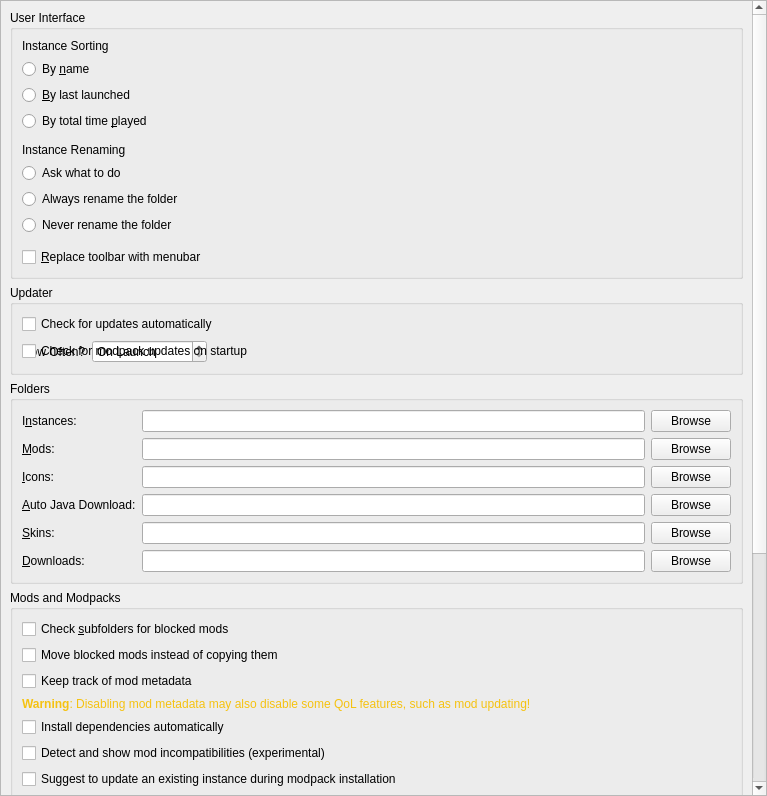
<?xml version="1.0" encoding="UTF-8"?>
<ui version="4.0">
 <class>LauncherPage</class>
 <widget class="QWidget" name="LauncherPage">
  <property name="geometry">
   <rect>
    <x>0</x>
    <y>0</y>
    <width>767</width>
    <height>796</height>
   </rect>
  </property>
  <property name="sizePolicy">
   <sizepolicy hsizetype="MinimumExpanding" vsizetype="MinimumExpanding">
    <horstretch>0</horstretch>
    <verstretch>0</verstretch>
   </sizepolicy>
  </property>
  <layout class="QVBoxLayout" name="verticalLayout">
   <property name="leftMargin">
    <number>0</number>
   </property>
   <property name="topMargin">
    <number>0</number>
   </property>
   <property name="rightMargin">
    <number>0</number>
   </property>
   <property name="bottomMargin">
    <number>0</number>
   </property>
   <item>
    <widget class="QScrollArea" name="scrollArea">
     <property name="horizontalScrollBarPolicy">
      <enum>Qt::ScrollBarPolicy::ScrollBarAsNeeded</enum>
     </property>
     <property name="widgetResizable">
      <bool>true</bool>
     </property>
     <widget class="QWidget" name="scrollAreaWidgetContents">
      <property name="geometry">
       <rect>
        <x>0</x>
        <y>-149</y>
        <width>746</width>
        <height>1222</height>
       </rect>
      </property>
      <layout class="QVBoxLayout" name="verticalLayout_8">
       <item>
        <widget class="QGroupBox" name="userInterfaceBox">
         <property name="enabled">
          <bool>true</bool>
         </property>
         <property name="title">
          <string>User Interface</string>
         </property>
         <layout class="QVBoxLayout" name="verticalLayout_2">
          <item>
           <widget class="QLabel" name="instanceSortingLabel">
            <property name="text">
             <string>Instance Sorting</string>
            </property>
           </widget>
          </item>
          <item>
           <widget class="QRadioButton" name="sortByNameBtn">
            <property name="text">
             <string>By &amp;name</string>
            </property>
            <attribute name="buttonGroup">
             <string notr="true">sortingModeGroup</string>
            </attribute>
           </widget>
          </item>
          <item>
           <widget class="QRadioButton" name="sortLastLaunchedBtn">
            <property name="text">
             <string>&amp;By last launched</string>
            </property>
            <attribute name="buttonGroup">
             <string notr="true">sortingModeGroup</string>
            </attribute>
           </widget>
          </item>
          <item>
           <widget class="QRadioButton" name="sortByPlaytimeBtn">
            <property name="text">
             <string>By total time &amp;played</string>
            </property>
            <attribute name="buttonGroup">
             <string notr="true">sortingModeGroup</string>
            </attribute>
           </widget>
          </item>
          <item>
           <spacer name="verticalSpacer">
            <property name="orientation">
             <enum>Qt::Orientation::Vertical</enum>
            </property>
            <property name="sizeType">
             <enum>QSizePolicy::Policy::Fixed</enum>
            </property>
            <property name="sizeHint" stdset="0">
             <size>
              <width>0</width>
              <height>6</height>
             </size>
            </property>
           </spacer>
          </item>
          <item>
           <widget class="QLabel" name="renamingBehaviorLabel">
            <property name="text">
             <string>Instance Renaming</string>
            </property>
           </widget>
          </item>
          <item>
           <widget class="QRadioButton" name="askToRenameDirBtn">
            <property name="text">
             <string>Ask what to do</string>
            </property>
            <attribute name="buttonGroup">
             <string notr="true">renamingBehaviorGroup</string>
            </attribute>
           </widget>
          </item>
          <item>
           <widget class="QRadioButton" name="alwaysRenameDirBtn">
            <property name="text">
             <string>Always rename the folder</string>
            </property>
            <attribute name="buttonGroup">
             <string notr="true">renamingBehaviorGroup</string>
            </attribute>
           </widget>
          </item>
          <item>
           <widget class="QRadioButton" name="neverRenameDirBtn">
            <property name="text">
             <string>Never rename the folder</string>
            </property>
            <attribute name="buttonGroup">
             <string notr="true">renamingBehaviorGroup</string>
            </attribute>
           </widget>
          </item>
          <item>
           <spacer name="verticalSpacer_2">
            <property name="orientation">
             <enum>Qt::Orientation::Vertical</enum>
            </property>
            <property name="sizeType">
             <enum>QSizePolicy::Policy::Fixed</enum>
            </property>
            <property name="sizeHint" stdset="0">
             <size>
              <width>0</width>
              <height>6</height>
             </size>
            </property>
           </spacer>
          </item>
          <item>
           <widget class="QCheckBox" name="preferMenuBarCheckBox">
            <property name="toolTip">
             <string>The menubar is more friendly for keyboard-driven interaction.</string>
            </property>
            <property name="text">
             <string>&amp;Replace toolbar with menubar</string>
            </property>
           </widget>
          </item>
         </layout>
        </widget>
       </item>
       <item>
        <widget class="QGroupBox" name="updateSettingsBox">
         <property name="title">
          <string>Updater</string>
         </property>
         <layout class="QGridLayout" name="gridLayout_2">
          <item row="1" column="0">
           <layout class="QHBoxLayout" name="horizontalLayout_2">
            <item>
             <widget class="QLabel" name="updateIntervalLabel">
              <property name="text">
               <string>How Often?</string>
              </property>
             </widget>
            </item>
            <item>
             <widget class="QSpinBox" name="updateIntervalSpinBox">
              <property name="sizePolicy">
               <sizepolicy hsizetype="Maximum" vsizetype="Fixed">
                <horstretch>0</horstretch>
                <verstretch>0</verstretch>
               </sizepolicy>
              </property>
              <property name="toolTip">
               <string>Set to 0 to only check on launch</string>
              </property>
              <property name="specialValueText">
               <string>On Launch</string>
              </property>
              <property name="suffix">
               <string> hours</string>
              </property>
              <property name="prefix">
               <string>Every </string>
              </property>
              <property name="minimum">
               <number>0</number>
              </property>
              <property name="maximum">
               <number>168</number>
              </property>
             </widget>
            </item>
            <item>
             <spacer name="horizontalSpacer">
              <property name="orientation">
               <enum>Qt::Orientation::Horizontal</enum>
              </property>
              <property name="sizeHint" stdset="0">
               <size>
                <width>0</width>
                <height>0</height>
               </size>
              </property>
             </spacer>
            </item>
           </layout>
          </item>
          <item row="0" column="0" colspan="2">
           <widget class="QCheckBox" name="autoUpdateCheckBox">
            <property name="text">
             <string>Check for updates automatically</string>
            </property>
           </widget>
          </item>
          <item row="1" column="0" colspan="2">
           <widget class="QCheckBox" name="autoModpackUpdateCheckBox">
            <property name="text">
             <string>Check for modpack updates on startup</string>
            </property>
           </widget>
          </item>
         </layout>
        </widget>
       </item>
       <item>
        <widget class="QGroupBox" name="foldersBox">
         <property name="title">
          <string>Folders</string>
         </property>
         <layout class="QGridLayout" name="gridLayout">
          <item row="4" column="1">
           <widget class="QLineEdit" name="skinsDirTextBox"/>
          </item>
          <item row="4" column="2">
           <widget class="QPushButton" name="skinsDirBrowseBtn">
            <property name="text">
             <string>Browse</string>
            </property>
           </widget>
          </item>
          <item row="3" column="0">
           <widget class="QLabel" name="labelJavaDir">
            <property name="toolTip">
             <string>Folder where Prism Launcher stores automatically downloaded Java versions. Do NOT set this to your system Java installation.</string>
            </property>
            <property name="text">
             <string>&amp;Auto Java Download:</string>
            </property>
            <property name="buddy">
             <cstring>javaDirTextBox</cstring>
            </property>
           </widget>
          </item>
          <item row="2" column="2">
           <widget class="QPushButton" name="iconsDirBrowseBtn">
            <property name="text">
             <string>Browse</string>
            </property>
           </widget>
          </item>
          <item row="4" column="0">
           <widget class="QLabel" name="labelSkinsDir">
            <property name="text">
             <string>&amp;Skins:</string>
            </property>
            <property name="buddy">
             <cstring>skinsDirTextBox</cstring>
            </property>
           </widget>
          </item>
          <item row="1" column="0">
           <widget class="QLabel" name="labelModsDir">
            <property name="text">
             <string>&amp;Mods:</string>
            </property>
            <property name="buddy">
             <cstring>modsDirTextBox</cstring>
            </property>
           </widget>
          </item>
          <item row="3" column="2">
           <widget class="QPushButton" name="javaDirBrowseBtn">
            <property name="text">
             <string>Browse</string>
            </property>
           </widget>
          </item>
          <item row="5" column="0">
           <widget class="QLabel" name="labelDownloadsDir">
            <property name="text">
             <string>&amp;Downloads:</string>
            </property>
            <property name="buddy">
             <cstring>downloadsDirTextBox</cstring>
            </property>
           </widget>
          </item>
          <item row="5" column="1">
           <widget class="QLineEdit" name="downloadsDirTextBox"/>
          </item>
          <item row="1" column="1">
           <widget class="QLineEdit" name="modsDirTextBox"/>
          </item>
          <item row="0" column="0">
           <widget class="QLabel" name="labelInstDir">
            <property name="text">
             <string>I&amp;nstances:</string>
            </property>
            <property name="buddy">
             <cstring>instDirTextBox</cstring>
            </property>
           </widget>
          </item>
          <item row="0" column="2">
           <widget class="QPushButton" name="instDirBrowseBtn">
            <property name="text">
             <string>Browse</string>
            </property>
           </widget>
          </item>
          <item row="5" column="2">
           <widget class="QPushButton" name="downloadsDirBrowseBtn">
            <property name="text">
             <string>Browse</string>
            </property>
           </widget>
          </item>
          <item row="0" column="1">
           <widget class="QLineEdit" name="instDirTextBox"/>
          </item>
          <item row="1" column="2">
           <widget class="QPushButton" name="modsDirBrowseBtn">
            <property name="text">
             <string>Browse</string>
            </property>
           </widget>
          </item>
          <item row="3" column="1">
           <widget class="QLineEdit" name="javaDirTextBox"/>
          </item>
          <item row="2" column="1">
           <widget class="QLineEdit" name="iconsDirTextBox"/>
          </item>
          <item row="2" column="0">
           <widget class="QLabel" name="labelIconsDir">
            <property name="text">
             <string>&amp;Icons:</string>
            </property>
            <property name="buddy">
             <cstring>iconsDirTextBox</cstring>
            </property>
           </widget>
          </item>
         </layout>
        </widget>
       </item>
       <item>
        <widget class="QGroupBox" name="modsBox">
         <property name="title">
          <string>Mods and Modpacks</string>
         </property>
         <layout class="QVBoxLayout" name="verticalLayout_4">
          <item>
           <widget class="QCheckBox" name="downloadsDirWatchRecursiveCheckBox">
            <property name="toolTip">
             <string>When enabled, in addition to the downloads folder, its sub folders will also be searched when looking for resources (e.g. when looking for blocked mods on CurseForge).</string>
            </property>
            <property name="text">
             <string>Check &amp;subfolders for blocked mods</string>
            </property>
           </widget>
          </item>
          <item>
           <widget class="QCheckBox" name="downloadsDirMoveCheckBox">
            <property name="toolTip">
             <string>When enabled, it will move blocked resources instead of copying them.</string>
            </property>
            <property name="text">
             <string>Move blocked mods instead of copying them</string>
            </property>
           </widget>
          </item>
          <item>
           <widget class="QCheckBox" name="metadataEnableBtn">
            <property name="toolTip">
             <string>Store version information provided by mod providers (like Modrinth or CurseForge) for mods.</string>
            </property>
            <property name="text">
             <string>Keep track of mod metadata</string>
            </property>
           </widget>
          </item>
          <item>
           <widget class="QLabel" name="metadataWarningLabel">
            <property name="text">
             <string>&lt;html&gt;&lt;head/&gt;&lt;body&gt;&lt;p&gt;&lt;span style=&quot; font-weight:600; color:#f5c211;&quot;&gt;Warning&lt;/span&gt;&lt;span style=&quot; color:#f5c211;&quot;&gt;: Disabling mod metadata may also disable some QoL features, such as mod updating!&lt;/span&gt;&lt;/p&gt;&lt;/body&gt;&lt;/html&gt;</string>
            </property>
            <property name="wordWrap">
             <bool>true</bool>
            </property>
           </widget>
          </item>
          <item>
           <widget class="QCheckBox" name="dependenciesEnableBtn">
            <property name="toolTip">
             <string>Automatically detect, install, and update mod dependencies.</string>
            </property>
            <property name="text">
             <string>Install dependencies automatically</string>
            </property>
           </widget>
          </item>
          <item>
           <widget class="QCheckBox" name="showModIncompatCheckBox">
            <property name="toolTip">
             <string>Currently this just shows mods which are not marked as compatible with the current Minecraft version.</string>
            </property>
            <property name="text">
             <string>Detect and show mod incompatibilities (experimental)</string>
            </property>
           </widget>
          </item>
          <item>
           <widget class="QCheckBox" name="modpackUpdatePromptBtn">
            <property name="toolTip">
             <string>When creating a new modpack instance, suggest updating an existing instance instead.</string>
            </property>
            <property name="text">
             <string>Suggest to update an existing instance during modpack installation</string>
            </property>
           </widget>
          </item>
         </layout>
        </widget>
       </item>
       <item>
        <widget class="QGroupBox" name="instanceBox">
         <property name="title">
          <string>Instance Creation</string>
         </property>
         <layout class="QVBoxLayout" name="verticalLayout_3">
          <item>
           <widget class="QCheckBox" name="downloadGameFilesBtn">
            <property name="toolTip">
             <string>Downloads required game files while creating the instance. Disable this to skip the initial download and fetch files when the instance is launched instead.</string>
            </property>
            <property name="text">
             <string>Download game files during instance creation</string>
            </property>
           </widget>
          </item>
         </layout>
        </widget>
       </item>
       <item>
        <widget class="QGroupBox" name="groupBox_2">
         <property name="title">
          <string>Console</string>
         </property>
         <layout class="QFormLayout" name="formLayout">
          <property name="labelAlignment">
           <set>Qt::AlignmentFlag::AlignLeading|Qt::AlignmentFlag::AlignLeft|Qt::AlignmentFlag::AlignVCenter</set>
          </property>
          <item row="0" column="0">
           <widget class="QLabel" name="lineLimitLabel">
            <property name="sizePolicy">
             <sizepolicy hsizetype="Maximum" vsizetype="Preferred">
              <horstretch>0</horstretch>
              <verstretch>0</verstretch>
             </sizepolicy>
            </property>
            <property name="text">
             <string>Log History &amp;Limit:</string>
            </property>
            <property name="buddy">
             <cstring>lineLimitSpinBox</cstring>
            </property>
           </widget>
          </item>
          <item row="0" column="1">
           <widget class="QSpinBox" name="lineLimitSpinBox">
            <property name="sizePolicy">
             <sizepolicy hsizetype="Maximum" vsizetype="Fixed">
              <horstretch>0</horstretch>
              <verstretch>0</verstretch>
             </sizepolicy>
            </property>
            <property name="suffix">
             <string> lines</string>
            </property>
            <property name="minimum">
             <number>10000</number>
            </property>
            <property name="maximum">
             <number>1000000</number>
            </property>
            <property name="singleStep">
             <number>10000</number>
            </property>
            <property name="value">
             <number>100000</number>
            </property>
           </widget>
          </item>
          <item row="1" column="0" colspan="2">
           <widget class="QCheckBox" name="checkStopLogging">
            <property name="text">
             <string>&amp;Stop logging when log overflows</string>
            </property>
           </widget>
          </item>
         </layout>
        </widget>
       </item>
       <item>
        <widget class="QGroupBox" name="tasksBox">
         <property name="title">
          <string>Tasks</string>
         </property>
         <layout class="QGridLayout" name="gridLayout_3">
          <item row="2" column="1">
           <widget class="QSpinBox" name="numberOfManualRetriesSpinBox">
            <property name="sizePolicy">
             <sizepolicy hsizetype="Maximum" vsizetype="Fixed">
              <horstretch>0</horstretch>
              <verstretch>0</verstretch>
             </sizepolicy>
            </property>
            <property name="minimumSize">
             <size>
              <width>60</width>
              <height>0</height>
             </size>
            </property>
            <property name="minimum">
             <number>0</number>
            </property>
           </widget>
          </item>
          <item row="1" column="1">
           <widget class="QSpinBox" name="numberOfConcurrentDownloadsSpinBox">
            <property name="sizePolicy">
             <sizepolicy hsizetype="Maximum" vsizetype="Fixed">
              <horstretch>0</horstretch>
              <verstretch>0</verstretch>
             </sizepolicy>
            </property>
            <property name="minimumSize">
             <size>
              <width>60</width>
              <height>0</height>
             </size>
            </property>
            <property name="minimum">
             <number>1</number>
            </property>
           </widget>
          </item>
          <item row="3" column="1">
           <widget class="QSpinBox" name="timeoutSecondsSpinBox">
            <property name="sizePolicy">
             <sizepolicy hsizetype="Maximum" vsizetype="Fixed">
              <horstretch>0</horstretch>
              <verstretch>0</verstretch>
             </sizepolicy>
            </property>
            <property name="minimumSize">
             <size>
              <width>60</width>
              <height>0</height>
             </size>
            </property>
            <property name="suffix">
             <string>s</string>
            </property>
           </widget>
          </item>
          <item row="2" column="0">
           <widget class="QLabel" name="numberOfManualRetriesLabel">
            <property name="text">
             <string>Retry Limit:</string>
            </property>
           </widget>
          </item>
          <item row="1" column="0">
           <widget class="QLabel" name="numberOfConcurrentDownloadsLabel">
            <property name="text">
             <string>Concurrent Download Limit:</string>
            </property>
           </widget>
          </item>
          <item row="3" column="0">
           <widget class="QLabel" name="timeoutSecondsLabel">
            <property name="toolTip">
             <string>Seconds to wait until the requests are terminated</string>
            </property>
            <property name="text">
             <string>HTTP Timeout:</string>
            </property>
           </widget>
          </item>
          <item row="0" column="1">
           <widget class="QSpinBox" name="numberOfConcurrentTasksSpinBox">
            <property name="sizePolicy">
             <sizepolicy hsizetype="Maximum" vsizetype="Fixed">
              <horstretch>0</horstretch>
              <verstretch>0</verstretch>
             </sizepolicy>
            </property>
            <property name="minimumSize">
             <size>
              <width>60</width>
              <height>0</height>
             </size>
            </property>
            <property name="minimum">
             <number>1</number>
            </property>
           </widget>
          </item>
          <item row="0" column="0">
           <widget class="QLabel" name="numberOfConcurrentTasksLabel">
            <property name="text">
             <string>Concurrent Task Limit:</string>
            </property>
           </widget>
          </item>
          <item row="0" column="2">
           <spacer name="horizontalSpacer_2">
            <property name="orientation">
             <enum>Qt::Orientation::Horizontal</enum>
            </property>
            <property name="sizeHint" stdset="0">
             <size>
              <width>0</width>
              <height>0</height>
             </size>
            </property>
           </spacer>
          </item>
         </layout>
        </widget>
       </item>
       <item>
        <spacer name="verticalSpacer_FeaturesTab">
         <property name="orientation">
          <enum>Qt::Orientation::Vertical</enum>
         </property>
         <property name="sizeHint" stdset="0">
          <size>
           <width>0</width>
           <height>0</height>
          </size>
         </property>
        </spacer>
       </item>
      </layout>
     </widget>
    </widget>
   </item>
  </layout>
 </widget>
 <tabstops>
  <tabstop>scrollArea</tabstop>
  <tabstop>sortByNameBtn</tabstop>
  <tabstop>sortLastLaunchedBtn</tabstop>
  <tabstop>sortByPlaytimeBtn</tabstop>
  <tabstop>askToRenameDirBtn</tabstop>
  <tabstop>alwaysRenameDirBtn</tabstop>
  <tabstop>neverRenameDirBtn</tabstop>
  <tabstop>preferMenuBarCheckBox</tabstop>
  <tabstop>autoUpdateCheckBox</tabstop>
  <tabstop>updateIntervalSpinBox</tabstop>
  <tabstop>instDirTextBox</tabstop>
  <tabstop>instDirBrowseBtn</tabstop>
  <tabstop>modsDirTextBox</tabstop>
  <tabstop>modsDirBrowseBtn</tabstop>
  <tabstop>iconsDirTextBox</tabstop>
  <tabstop>iconsDirBrowseBtn</tabstop>
  <tabstop>javaDirTextBox</tabstop>
  <tabstop>javaDirBrowseBtn</tabstop>
  <tabstop>skinsDirTextBox</tabstop>
  <tabstop>skinsDirBrowseBtn</tabstop>
  <tabstop>downloadsDirTextBox</tabstop>
  <tabstop>downloadsDirBrowseBtn</tabstop>
  <tabstop>downloadsDirWatchRecursiveCheckBox</tabstop>
  <tabstop>downloadsDirMoveCheckBox</tabstop>
  <tabstop>metadataEnableBtn</tabstop>
  <tabstop>dependenciesEnableBtn</tabstop>
  <tabstop>showModIncompatCheckBox</tabstop>
  <tabstop>modpackUpdatePromptBtn</tabstop>
  <tabstop>downloadGameFilesBtn</tabstop>
  <tabstop>lineLimitSpinBox</tabstop>
  <tabstop>checkStopLogging</tabstop>
  <tabstop>numberOfConcurrentTasksSpinBox</tabstop>
  <tabstop>numberOfConcurrentDownloadsSpinBox</tabstop>
  <tabstop>numberOfManualRetriesSpinBox</tabstop>
  <tabstop>timeoutSecondsSpinBox</tabstop>
 </tabstops>
 <resources/>
 <connections/>
 <buttongroups>
  <buttongroup name="renamingBehaviorGroup"/>
  <buttongroup name="sortingModeGroup"/>
 </buttongroups>
</ui>
